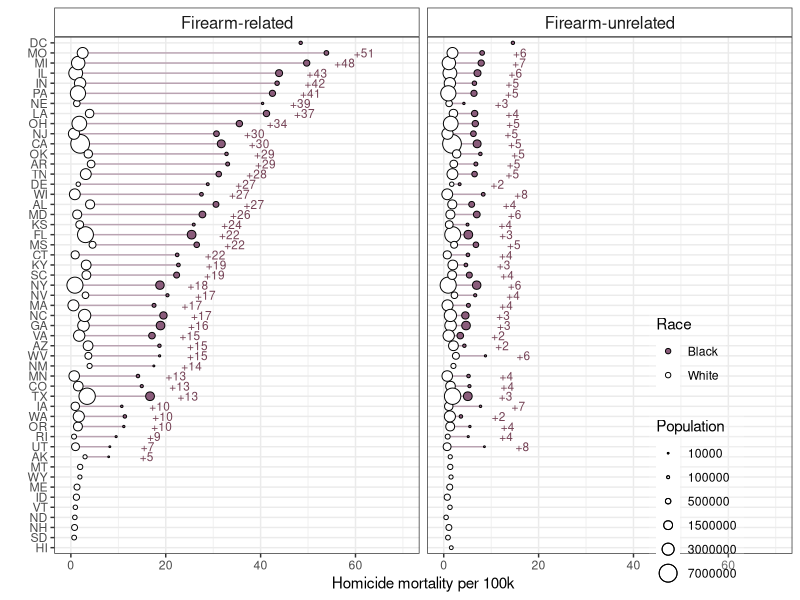
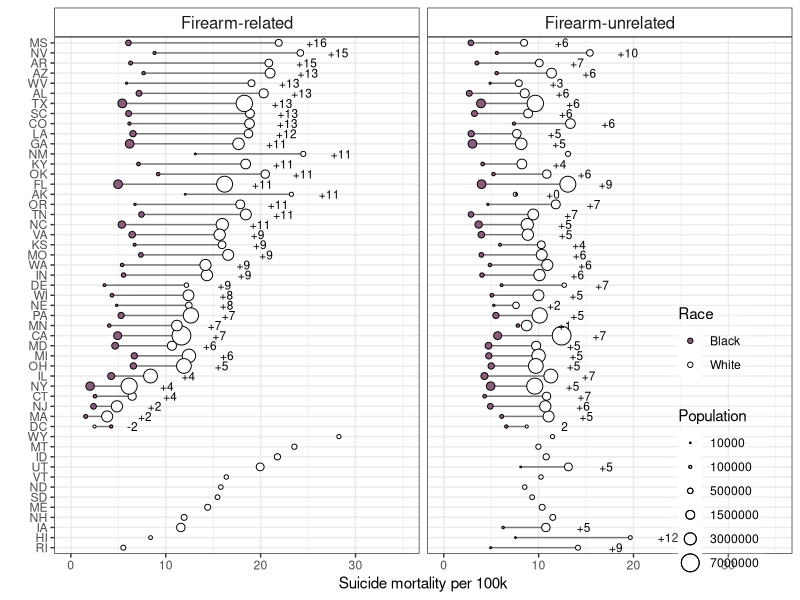
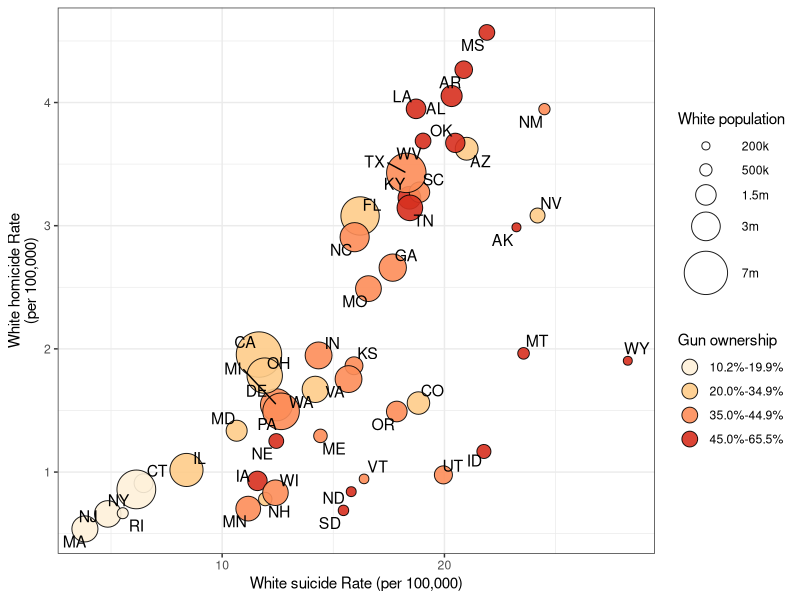
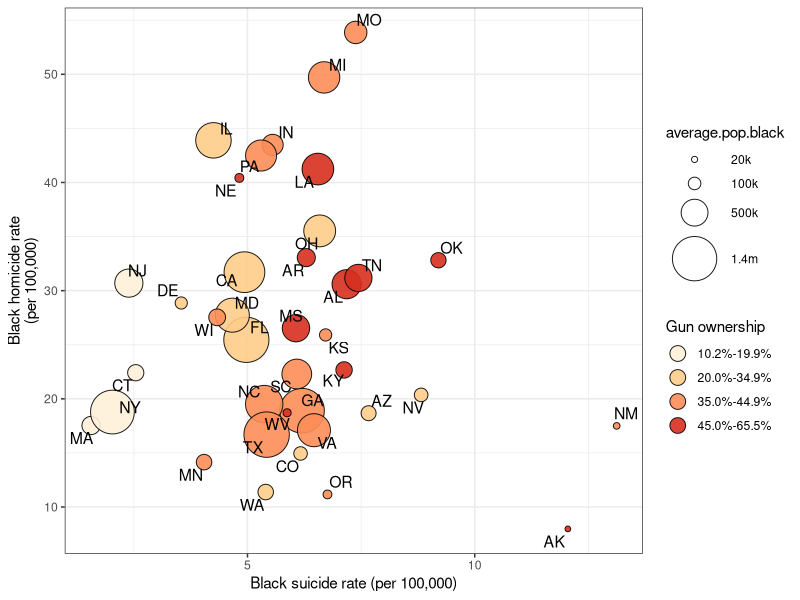

Here is the R script that generated these plots, in order:
## ---- chunk 1
library(tidyverse)
library(ggrepel)
library(viridis)
## ---- chunk 2
gun.house.prev <- c(52.2, 59.8, 32.3, 58.8, 20.1, 34.6, 18.1, 26.3, 25.2,
                    40.3, 10.2, 55.7, 20.7, 38.5, 45.7, 42.8, 47.7, 45.0,
                    40.3, 21.7, 11.5, 40.8, 41.2, 54.6, 44.2, 62.6, 45.4,
                    34.0, 31.0, 11.4, 39.7, 18.5, 39.4, 56.2, 34.0, 46.5,
                    39.8, 35.1, 12.4, 43.3, 59.9, 46.6, 37.1, 44.8, 43.8,
                    37.5, 34.0, 58.5, 43.0, 65.5)

gun.data <- data.frame("ST" = state.abb, "gun.house.prev" = gun.house.prev)

#ggplot(gun.data, aes(gun.house.prev)) + geom_histogram(bins = 20, col = "white") 
#ggplot(gun.data, aes(gun.house.prev)) + geom_density()
#quantile(gun.data$gun.house.prev, c(0.33, 0.66))

gun.data <- gun.data %>% arrange(gun.house.prev) %>% 
  mutate(gun.house.prev.category = cut(gun.house.prev, 
                                       breaks = c(0, 20, 35, 44.9, 66), 
                                       labels = c("10.2%-19.9%", "20.0%-34.9%", "35.0%-44.9%", "45.0%-65.5%")))
## ---- chunk 3
#homicide
NHWM_homicide_FA <- read.table("./Data/Men/Homicide_Firearms_White_NH_Males_Age-adjusted_2008-2014.txt", skip = 21, header = T, sep = ",")

NHWM_homicide_NonFA <- read.table("./Data/Men/Homicide_Non-Firearms_White_NH_Males_Age-adjusted_2008-2014.txt", skip = 21, header = T, sep = ",")

NHBM_homicide_FA <- read.table("./Data/Men/Homicide_Firearms_Black_NH_Males_Age-adjusted_2008-2014.txt", skip = 21, header = T, sep = ",")

NHBM_homicide_NonFA <- read.table("./Data/Men/Homicide_Non-Firearms_Black_NH_Males_Age-adjusted_2008-2014.txt", skip = 21, header = T, sep = ",")

#suicide
NHWM_suicide_FA <- read.table("./Data/Men/Suicide_Firearms_White_NH_Males_Age-adjusted_2008-2014.txt", skip = 21, header = T, sep = ",")

NHWM_suicide_NonFA <- read.table("./Data/Men/Suicide_Non-Firearms_White_NH_Males_Age-adjusted_2008-2014.txt", skip = 21, header = T, sep = ",")

NHBM_suicide_FA <- read.table("./Data/Men/Suicide_Firearms_Black_NH_Males_Age-adjusted_2008-2014.txt", skip = 21, header = T, sep = ",")

NHBM_suicide_NonFA <- read.table("./Data/Men/Suicide_Non-Firearms_Black_NH_Males_Age-adjusted_2008-2014.txt", skip = 21, header = T, sep = ",")
## ---- chunk 4
tidy_fx <- function(data, state, death, population, crude, adjusted, race, intent, mechanism) {
  dat2 <- data[, c(state, death, population, crude, adjusted)]
  names(dat2)[2] <- paste0(death, ".", intent, ".", race)
  names(dat2)[3] <- paste0(population, ".", race)
  names(dat2)[4] <- paste0("crude.", intent, ".", race)
  names(dat2)[5] <- paste0("adjusted.", intent, ".", race)
  dat2$type = mechanism
  
  return(dat2)
}
## ---- chunk 5
NHWM_homicide_FA <- tidy_fx(data = NHWM_homicide_FA, "ST", "Deaths", "Population", "U_C_Rate", 
                            "U_A_Rate", "white", "homicide", "Firearm")
NHWM_homicide_NonFA <- tidy_fx(data = NHWM_homicide_NonFA, "ST", "Deaths", "Population", "U_C_Rate", 
                            "U_A_Rate", "white", "homicide", "Non-Firearm")
NHWM_suicide_FA <- tidy_fx(data = NHWM_suicide_FA, "ST", "Deaths", "Population", "U_C_Rate", 
                            "U_A_Rate", "white", "suicide", "Firearm")
NHWM_suicide_NonFA <- tidy_fx(data = NHWM_suicide_NonFA, "ST", "Deaths", "Population", "U_C_Rate", 
                            "U_A_Rate", "white", "suicide", "Non-Firearm")

NHBM_homicide_FA <- tidy_fx(data = NHBM_homicide_FA, "ST", "Deaths", "Population", "U_C_Rate", 
                            "U_A_Rate", "black", "homicide", "Firearm")
NHBM_homicide_NonFA <- tidy_fx(data = NHBM_homicide_NonFA, "ST", "Deaths", "Population", "U_C_Rate", 
                            "U_A_Rate", "black", "homicide", "Non-Firearm")
NHBM_suicide_FA <- tidy_fx(data = NHBM_suicide_FA, "ST", "Deaths", "Population", "U_C_Rate", 
                            "U_A_Rate", "black", "suicide", "Firearm")
NHBM_suicide_NonFA <- tidy_fx(data = NHBM_suicide_NonFA, "ST", "Deaths", "Population", "U_C_Rate", 
                            "U_A_Rate", "black", "suicide", "Non-Firearm")

NHBM_homicide<- rbind(NHBM_homicide_FA, NHBM_homicide_NonFA)
NHBM_suicide <- rbind(NHBM_suicide_FA, NHBM_suicide_NonFA)
NHWM_homicide <- rbind(NHWM_homicide_FA, NHWM_homicide_NonFA)
NHWM_suicide <- rbind(NHWM_suicide_FA, NHWM_suicide_NonFA)
rm(NHBM_homicide_FA, NHBM_homicide_NonFA, NHBM_suicide_FA, NHBM_suicide_NonFA,
   NHWM_homicide_FA, NHWM_homicide_NonFA, NHWM_suicide_FA, NHWM_suicide_NonFA)
## ---- chunk 6
#merge all the data
Males_AllAges_0814 <- merge(NHBM_homicide, NHBM_suicide %>% select(-Population.black), by = c("ST", "type")) %>%
  mutate(crude.RD.hom.su.black = crude.homicide.black - crude.suicide.black,
         adj.RD.hom.su.black = adjusted.homicide.black - adjusted.suicide.black)

Males_AllAges_0814 <- merge(Males_AllAges_0814, NHWM_homicide, by = c("ST", "type")) %>%
  mutate(crude.RD.homicide = crude.homicide.black - crude.homicide.white,
         adj.RD.homicide = adjusted.homicide.black - adjusted.homicide.white)

Males_AllAges_0814 <- merge(Males_AllAges_0814, NHWM_suicide %>% select(-Population.white), by = c("ST", "type")) %>%
  mutate(crude.RD.suicide = crude.suicide.black - crude.suicide.white,
         adj.RD.suicide = adjusted.suicide.black - adjusted.suicide.white)

Males_AllAges_0814 <- Males_AllAges_0814 %>% 
  mutate(crude.RD.hom.su.white = crude.homicide.white - crude.suicide.white, 
         adj.RD.hom.su.white = adjusted.homicide.white - adjusted.suicide.white)
## ---- chunk 7
#used for plotting -- to arrange the states on the y-axis according to the magnitude of the black-white inequality
levels.firearm.homicide <- Males_AllAges_0814 %>% filter(type == "Firearm") %>%
  transmute(ST.order.RD.homicide = reorder(ST, adj.RD.homicide))

# Males_AllAges_0814 %>% 
#   filter(is.na(adjusted.homicide.black) == T & type == "Firearm") %>% 
#   select(ST, adjusted.homicide.white)

Males_AllAges_0814$ST.order.RD.homicide <- factor(Males_AllAges_0814$ST, 
                                                  levels = c("HI", "SD", "NH", "ND", "VT", "ID", "ME", "WY", "MT",
                                                             levels(levels.firearm.homicide$ST.order.RD.homicide)[1:42]))

levels.firearm.suicide <- Males_AllAges_0814 %>% filter(type == "Firearm") %>%
  transmute(ST.order.RD.suicide = reorder(ST, -adj.RD.suicide))

# Males_AllAges_0814 %>% 
#   filter(is.na(adjusted.suicide.black) == T & type == "Firearm") %>% 
#   select(ST, adjusted.suicide.white)

Males_AllAges_0814$ST.order.RD.suicide <- factor(Males_AllAges_0814$ST, 
                                                  levels = c("RI", "HI", "IA", "NH", "ME", "SD", "ND", "VT", "UT", "ID", "MT", "WY",
                                                             levels(levels.firearm.suicide$ST.order.RD.suicide)[1:39]))

## ---- chunk 8
num.years = 2014-2008+1

Males_AllAges_0814 <- Males_AllAges_0814 %>% 
  mutate(average.pop.white = Population.white/num.years,
         average.pop.black = Population.black/num.years)

Males_AllAges_0814$gun.level <- "Middle"
Males_AllAges_0814$gun.level[Males_AllAges_0814$ST %in% c("LA", "UT", "OK", "IA", "TN","KY", "AL", 
                                                          "MS", "ID","ND", "WV", "AR", "AK", "SD", "MT", "WY")] <- "High"
Males_AllAges_0814$gun.level[Males_AllAges_0814$ST %in% c("HI", "NJ", "MA", "RI", "CT", "NY")] <- "Low"

Males_AllAges_0814$gun.level <- factor(Males_AllAges_0814$gun.level, levels = c("Low", "Middle", "High"))

#dim(Males_AllAges_0814)
Males_AllAges_0814 <- merge(Males_AllAges_0814, gun.data, by = "ST", all.x = T)
#dim(Males_AllAges_0814)
## ---- chunk 9
#source: WISQARS fatal injury mapping tool
#note:I used homicide, not homicide and legal intervention -- this changes the numbers slightly, not materially. 

#HOMICIDE relative risks
nh.black.homicide.rate.agestd <- 33.58 #per 100k, annualized age standardized, 2008-2004, entire US, black, non-hispanic, males
nh.black.homicide.rate.crude <- 35.53 #per 100k, annualized crude, 2008-2004, entire US, black, non-hispanic, males

nh.white.homicide.rate.agestd <- 3.46 #per 100k, annualized age standardized, 2008-2004, entire US, white, non-hispanic, males
nh.white.homicide.rate.crude <- 3.45 #per 100k, annualized crude, 2008-2004, entire US, white, non-hispanic, males

rr.homicide.black.white.agestd <- nh.black.homicide.rate.agestd/nh.white.homicide.rate.agestd
rr.homicide.black.white.crude <- nh.black.homicide.rate.crude/nh.white.homicide.rate.crude

#SUICIDE relative risks
nh.black.suicide.rate.agestd <- 9.64 #per 100k, annualized age standardized, 2008-2004, entire US, black, non-hispanic, males
nh.black.suicide.rate.crude <- 9.32 #per 100k, annualized crude, 2008-2004, entire US, black, non-hispanic, males

nh.white.suicide.rate.agestd <- 24.49 #per 100k, annualized age standardized, 2008-2004, entire US, white, non-hispanic, males
nh.white.suicide.rate.crude <- 26.01 #per 100k, annualized crude, 2008-2004, entire US, white, non-hispanic, males

rr.suicide.white.black.agestd <- nh.white.suicide.rate.agestd/nh.black.suicide.rate.agestd
rr.suicide.white.black.crude <- nh.white.suicide.rate.crude/nh.black.suicide.rate.crude

## ---- chunk 10

risk.homicide.nh.male <- 8.33 #per 100k, non-hispanic blacks + whites, 2008-2014, males
risk.homicide.nh.male.firearm <- 6.17 #per 100k, non-hispanic blacks + whites, 2008-2014, males
prop.homicide.nh.male.firearm <- (risk.homicide.nh.male.firearm/risk.homicide.nh.male)*100

risk.suicide.nh.male <- 22.42 #per 100k, non-hispanic blacks + whites, 2008-2014, males
risk.suicide.nh.male.firearm <- 12.87 #per 100k, non-hispanic blacks + whites, 2008-2014, males
prop.suicide.nh.male.firearm <- (risk.suicide.nh.male.firearm/risk.suicide.nh.male)*100
## ---- chunk 11
#source: WISQARS fatal injury mapping tool
#note:I uses homicide, not homicide and legal intervention -- this changes the numbers slightly, not materially. 

#FIREARM HOMICIDE relative risks
nh.black.homicide.rate.agestd.fa <- 27.58 #per 100k, annualized age standardized, 2008-2004, entire US, black, non-hispanic, males
nh.black.homicide.rate.crude.fa <- 29.57 #per 100k, annualized crude, 2008-2004, entire US, black, non-hispanic, males

nh.white.homicide.rate.agestd.fa <- 2.04 #per 100k, annualized age standardized, 2008-2004, entire US, white, non-hispanic, males
nh.white.homicide.rate.crude.fa <- 2.01 #per 100k, annualized crude, 2008-2004, entire US, white, non-hispanic, males

rr.homicide.black.white.agestd.fa <- nh.black.homicide.rate.agestd.fa/nh.white.homicide.rate.agestd.fa
rr.homicide.black.white.crude.fa <- nh.black.homicide.rate.crude.fa/nh.white.homicide.rate.crude.fa

#FIREARM SUICIDE relative risks
nh.black.suicide.rate.agestd.fa <- 5.33 #per 100k, annualized age standardized, 2008-2004, entire US, black, non-hispanic, males
nh.black.suicide.rate.crude.fa <- 5.04 #per 100k, annualized crude, 2008-2004, entire US, black, non-hispanic, males

nh.white.suicide.rate.agestd.fa <- 14.06 #per 100k, annualized age standardized, 2008-2004, entire US, white, non-hispanic, males
nh.white.suicide.rate.crude.fa <- 15.27 #per 100k, annualized crude, 2008-2004, entire US, white, non-hispanic, males

rr.suicide.white.black.agestd.fa <- nh.white.suicide.rate.agestd.fa/nh.black.suicide.rate.agestd.fa
rr.suicide.white.black.crude.fa <- nh.white.suicide.rate.crude.fa/nh.black.suicide.rate.crude.fa

## ---- chunk 12
stats <- Males_AllAges_0814 %>% group_by(type) %>% summarise(min = round(min(adj.RD.homicide, na.rm = T)), max = round(max(adj.RD.homicide, na.rm = T)))

stats2 <- Males_AllAges_0814 %>% group_by(type) %>% summarise(min = round(min(adjusted.homicide.white, na.rm = T)), max = round(max(adjusted.homicide.white, na.rm = T)))

white.pop.dc <- Males_AllAges_0814 %>% filter(ST == "DC" & type == "Firearm") %>% select(Population.white)

stats3 <- Males_AllAges_0814 %>% group_by(type) %>% summarise(min = round(min(adjusted.homicide.black, na.rm = T)), max = round(max(adjusted.homicide.black, na.rm = T)))

tib1 <- Males_AllAges_0814 %>% group_by(type) %>% summarise(sum.deaths.homicide.black = sum(Deaths.homicide.black, na.rm = T), 
                                                    sum.deaths.homicide.white = sum(Deaths.homicide.white, na.rm = T), 
                                                    sum.deaths.suicide.black = sum(Deaths.suicide.black, na.rm = T), 
                                                    sum.deaths.suicide.white = sum(Deaths.suicide.white, na.rm = T))


## ---- chunk 13
stats4 <- Males_AllAges_0814 %>% group_by(type) %>% summarise(min = round(min(adj.RD.suicide, na.rm = T)),
                                                    max = round(max(adj.RD.suicide, na.rm = T)))

stats5 <- Males_AllAges_0814 %>% group_by(type) %>% summarise(min = round(min(adjusted.suicide.white, na.rm = T)),
                                                    max = round(max(adjusted.suicide.white, na.rm = T)))

stats6 <- Males_AllAges_0814 %>% group_by(type) %>% summarise(min = round(min(adjusted.suicide.black, na.rm = T)),
                                                    max = round(max(adjusted.suicide.black, na.rm = T)))

stats7 <- Males_AllAges_0814 %>% group_by(type) %>% summarise(min = round(min(adjusted.suicide.white, na.rm = T)),
                                                    max = round(max(adjusted.suicide.white, na.rm = T)))
## ---- chunk 14
Males_AllAges_0814 <- Males_AllAges_0814 %>% mutate(type.fac = factor(type, labels = c("Firearm-related", "Firearm-unrelated")))

ggplot(Males_AllAges_0814, aes(y = ST.order.RD.homicide, x = adjusted.homicide.white)) + 
  geom_segment(aes(x = adjusted.homicide.white, xend = adjusted.homicide.black, 
                   y = ST.order.RD.homicide, yend = ST.order.RD.homicide), 
               lwd = 0.5, col = "#8A5C7B", alpha = 0.5) +
  geom_point(aes(fill = "NH White", size = average.pop.white), pch = 21, col = "black") +
  geom_point(aes(x = adjusted.homicide.black, fill = "NH Black", size = average.pop.black), pch = 21, col = "black") + 
  scale_fill_manual(values = c("#8A5C7B", "white"), labels = c("Black", "White")) +
  scale_alpha_continuous(guide = F) +
  scale_size_area(breaks = c(10000, 100000, 500000, 1500000, 3000000, 7000000)) +
  ylab("") +
  xlab("Homicide mortality per 100k") + 
  theme_bw() + 
  guides(fill = guide_legend(title = "Race"), size = guide_legend(title = "Population")) + 
  theme(legend.position = c(0.87, 0.20), 
        plot.title = element_text(size = 10),
        legend.background = element_rect(fill=alpha('white', 0.2)),
        strip.background = element_rect(fill="white"), 
        strip.text.x = element_text(size = 12),
        strip.text.y = element_text(size = 12)) + 
   geom_text(data = Males_AllAges_0814 %>% filter(is.na(adj.RD.homicide) == F),
             aes(x = adjusted.homicide.black + 8, label = paste0("+", round(adj.RD.homicide))),
             size = 3, col = "#754255") +
  facet_wrap( ~ type.fac) +
  scale_x_continuous(limits = c(0, 70)) 
## ---- chunk 15
ggplot(Males_AllAges_0814, aes(y = ST.order.RD.suicide, x = adjusted.suicide.white)) + 
  geom_segment(aes(x = adjusted.suicide.white, xend = adjusted.suicide.black, 
                   y = ST.order.RD.suicide, yend = ST.order.RD.suicide), 
               lwd = 0.5, alpha = 0.5) +
  geom_point(aes(fill = "NH White", size = average.pop.white), pch = 21) + 
  geom_point(aes(x = adjusted.suicide.black, fill = "NH Black", size = average.pop.black), pch = 21) + 
  scale_fill_manual(values = c("#8A5C7B", "white"), labels = c("Black", "White")) +
  scale_alpha_continuous(guide = F) +
  scale_size_area(breaks = c(10000, 100000, 500000, 1500000, 3000000, 7000000)) +
  ylab("") + xlab("Suicide mortality per 100k") + theme_bw() + 
  guides(fill = guide_legend(title = "Race"), size = guide_legend(title = "Population")) + 
  theme(legend.position = c(0.90, 0.22), 
        plot.title = element_text(size = 10),
        legend.background = element_rect(fill=alpha('white', 0.2)),
        strip.background = element_rect(fill="white"), 
        strip.text.x = element_text(size = 12),
        strip.text.y = element_text(size = 12)) + 
  scale_x_continuous(limits = c(0, 35)) +
  geom_text(data = subset(Males_AllAges_0814, is.na(adj.RD.suicide)==F), 
            aes(x = adjusted.suicide.white + 4, label = ifelse(ST != "DC", paste0("+", round(-adj.RD.suicide)), round(-adj.RD.suicide))), 
            size = 3) +
  facet_wrap(~type.fac)
## ---- chunk 16
ggplot(subset(Males_AllAges_0814, type == "Firearm" & ST != "DC"), aes(adjusted.suicide.white, adjusted.homicide.white)) + 
  geom_point(aes(fill = gun.house.prev.category, size = average.pop.white), col = "black", pch = 21, alpha = 0.9) +
  geom_text_repel(aes(label = ST), size = 4) +
  scale_fill_manual(values = c("#fef0d9", "#fdcc8a", "#fc8d59", "#d7301f")) + #042E30,#396A6A,#83ABA3,#E0EDD8
  ylab("White homicide Rate\n(per 100,000)") +
  xlab("White suicide Rate (per 100,000)") + 
  theme_bw() +
  theme() + #legend.position = "bottom"
  scale_size_area(breaks = c(200000, 500000, 1500000, 3000000, 7000000), 
                  max_size = 15, 
                  labels = c("200k", "500k", "1.5m", "3m", "7m")
                  ) +
  guides(fill = guide_legend(title = "Gun ownership", override.aes = list(size = 5)), 
         size = guide_legend(title = "White population"))
## ---- chunk 17
ggplot(subset(Males_AllAges_0814, type == "Firearm" & ST != "DC"), aes(x = adjusted.suicide.black, y = adjusted.homicide.black)) + 
  geom_point(aes(fill = gun.house.prev.category, size = average.pop.black), col = "black", pch = 21, alpha = 0.9) +
  geom_text_repel(aes(label = ST), size = 4, check_overlap = T) +
  scale_fill_manual(values = c("#fef0d9", "#fdcc8a", "#fc8d59", "#d7301f")) +
  ylab("Black homicide rate\n(per 100,000)") +
  xlab("Black suicide rate (per 100,000)") + 
  theme_bw() +
  #theme(legend.position = "bottom") +
  scale_size_area(breaks = c(20000, 100000, 500000, 1400000), 
                  labels = c("20k", "100k", "500k", "1.4m"), max_size = 15) +
  guides(fill = guide_legend(title = "Gun ownership", override.aes = list(size = 5), 
                             size = guide_legend(title = "Black population"))) 
